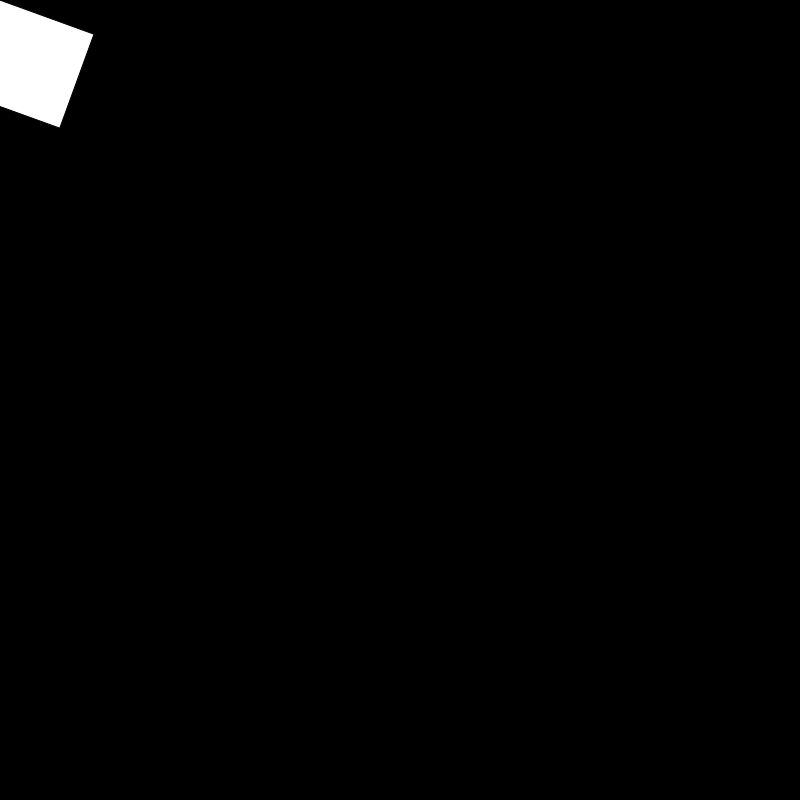
Frame 1 (no input)
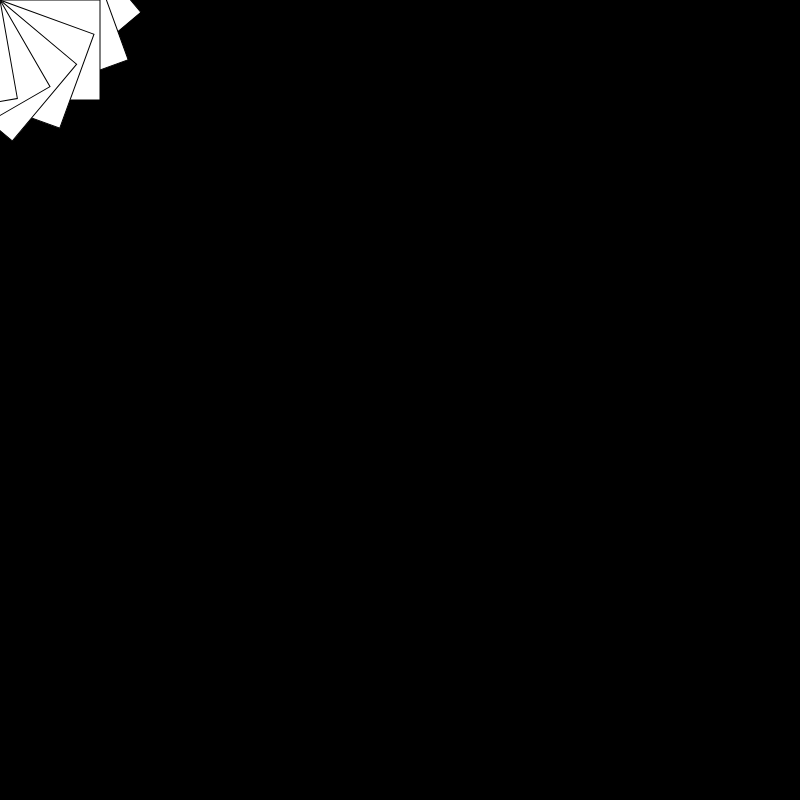
Frame 60 (no input)
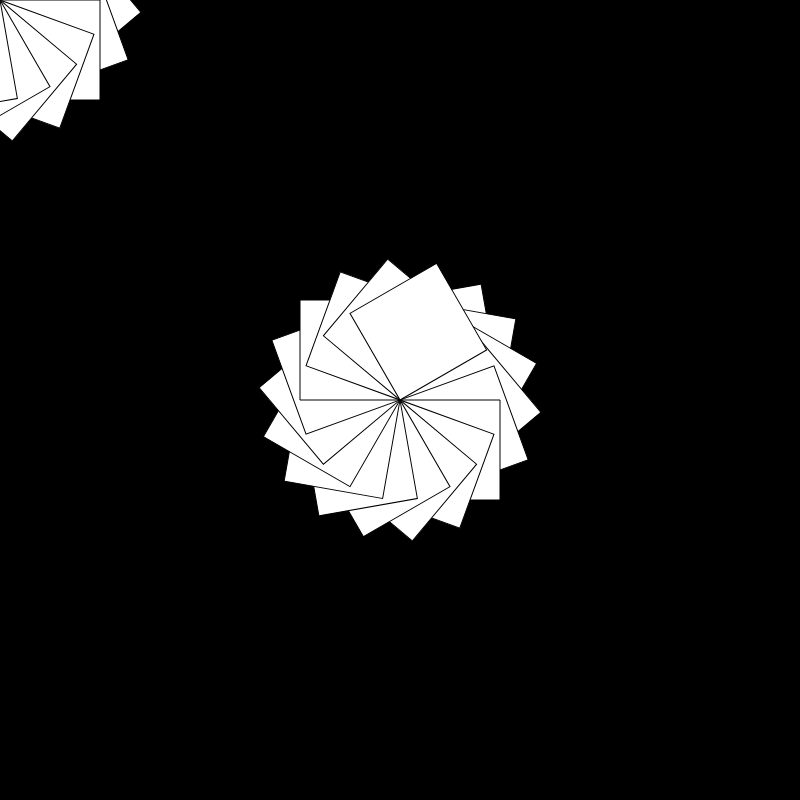
Frame 120 (the mouse pressed at the canvas centre since frame 60)

The p5.js sketch that drew these frames (run headless with seeded random() and noise() and a simulated clock; from frame 60 on, the mouse is pressed at the canvas centre):

// p5.js sketch
// ── sketch.js
function setup() {    
	createCanvas(800, 800);background(0);
	angleMode(DEGREES);
}

function draw() {
//    background(0);
	translate(mouseX, mouseY);
	rotate(frameCount*20); // 현재까지 진행된 frame 수를 돌려줌.

	fill(255);
	rect(0, 0, 100, 100);
}

function mouseClicked() {
    background(0);
}
